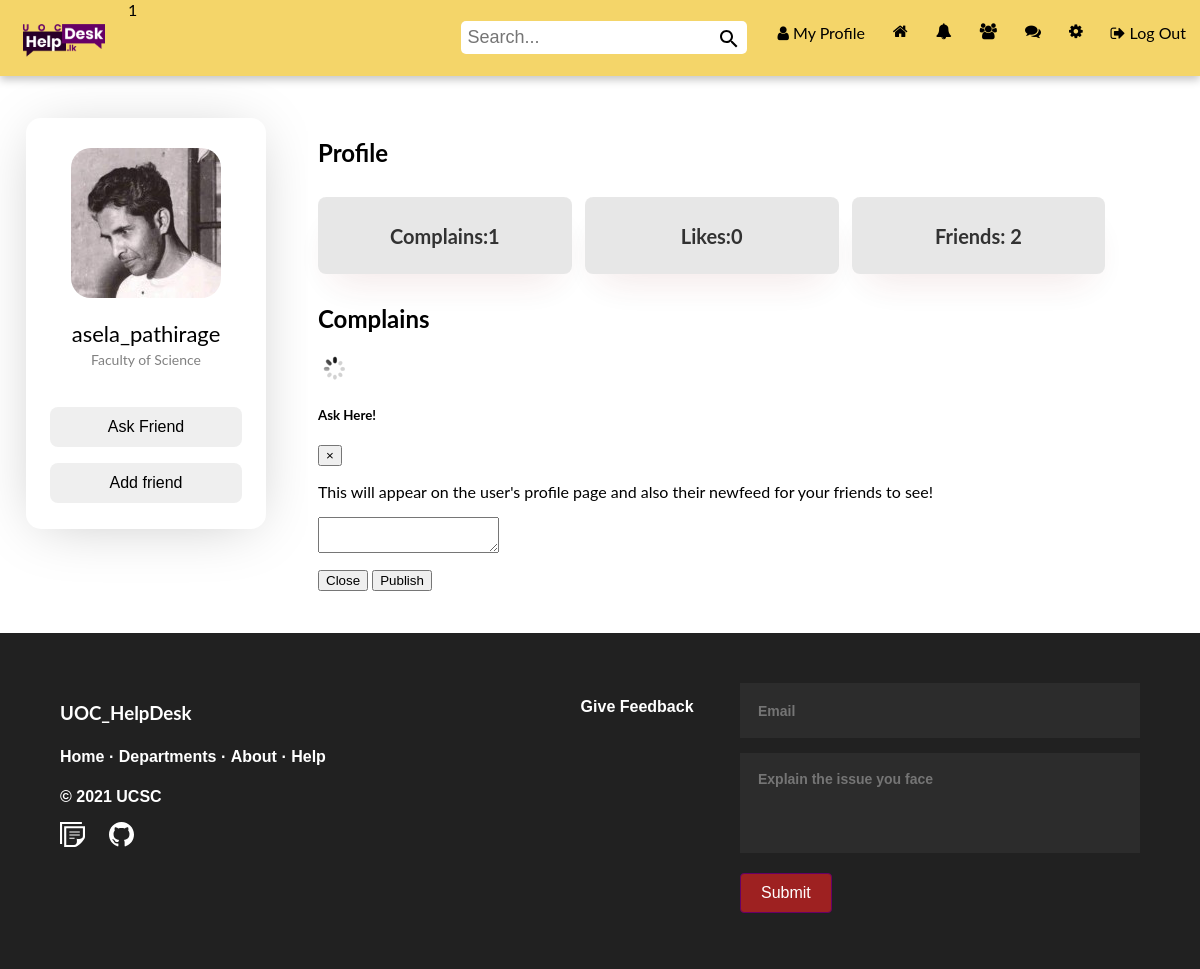
/app/views/asela_pathirage (signed in), run on the app's committed database.
### tables this page shows
CREATE TABLE IF NOT EXISTS `user` (
  `id` int(11) NOT NULL AUTO_INCREMENT,
  `name` varchar(255) NOT NULL,
  `email` varchar(255) NOT NULL,
  `password` varchar(255) NOT NULL,
  `created_by` datetime NOT NULL DEFAULT CURRENT_TIMESTAMP,
  `profile_pic` varchar(255) DEFAULT NULL,
  `num_posts` int(11) DEFAULT NULL,
  `num_likes` int(255) DEFAULT NULL,
  `user_closed` varchar(3) DEFAULT NULL,
  `friend_array` text,
  `user_roll` varchar(10) NOT NULL DEFAULT 'user',
  `teleNumber` int(10) DEFAULT NULL,
  `address` varchar(500) NOT NULL,
  PRIMARY KEY (`id`)
);

### app/controllers/Notification.php (called while the page is built, shortened)
<?php
class Notification{
    private $con;
    private $user_obj;
    public function __construct($con,$user)
    {
        $this->con = $con;
        $this->user_obj = new User($con,$user);
    }
    public function getUnreadNumber() {
		$userLoggedIn = $this->user_obj->getUsername();
		$query = mysqli_query($this->con, "SELECT * FROM notifications WHERE viewed='no' AND user_to='$userLoggedIn'");
		return mysqli_num_rows($query);
	}
}
?>

### app/controllers/User.php (called while the page is built, shortened)
<?php
class User{
    private $con;
    private $user;
    public function __construct($con,$user)
    {
        $this->con = $con;
        $user_details_query = mysqli_query($con,"SELECT * FROM user WHERE name='$user'");
        $this->user = mysqli_fetch_array($user_details_query);
    }
    public function getUserName(){
        return $this->user['name'];
    }
    public function isClosed() {
		$username = $this->user['name'];
		$query = mysqli_query($this->con, "SELECT user_closed FROM user WHERE name='$username'");
		$row = mysqli_fetch_array($query);
		if($row['user_closed'] == 'yes')
			return true;
		else
			return false;
	}
    public function isFriend($username_to_check){
             $nameComma = "," . $username_to_check . ",";
             if((strstr($this->user['friend_array'],$nameComma) || $username_to_check == $this->user['name'])){
                 return true;
         }
             else{
                 return false;
             }
    }
    public function didReceiveRequest($user_from){
        $user_to = $this->user['name'];
        $check_request_query = mysqli_query($this->con,"SELECT * FROM friend_requests WHERE user_to ='$user_to' AND user_from='$user_from'");
        if(mysqli_num_rows($check_request_query) > 0){
            return true;
        }
        else{
            return false;
        }
    }
    public function didSendRequest($user_to){
        $user_from = $this->user['name'];
        $check_request_query = mysqli_query($this->con,"SELECT * FROM friend_requests WHERE user_to ='$user_to' AND user_from='$user_from'");
        if(mysqli_num_rows($check_request_query) > 0){
            return true;
        }
        else{
            return false;
        }
    }
}
?>

### app/controllers/Message.php (called while the page is built, shortened)
<?php
class Message{
    public function __construct($con,$user)
    {
        $this->user_obj = new User($con,$user);
    }
}
?>

### app/views/profile.php (the view, shortened to what this page needs)
<?php
require '../helpers/headerIn.php';
require '../views/complain.php';
if(isset($_GET['profile_name'])){
    $username = $_GET['profile_name'];
    $user_details_query = mysqli_query($con,"SELECT * FROM user WHERE name='$username'");
    $user_array = mysqli_fetch_array($user_details_query);
    $num_friends = (substr_count($user_array['friend_array'],",")) - 1;
}
?>
<div class="container">
    <div class="column-1 box">
      <?php
        $logged_in_user_obj = new User($con,$userLoggedIn);
        if($userLoggedIn != $username)
        {
              include('../views/friendCard.php');
        }
        else{
              include('../views/pplCard.php');
        }
      ?>
    </div>
    <div class="column-2 box" style="width:90%">
        <h2>Profile</h2>
        <ul class="cards">
				<li class="cards_item">
						<div class="dashCard-topics">
								<h4 class="profileCard_title"><?php echo "Complains:" .  $user_array['num_posts'];?></h4>
						</div>
				</li>
                <li class="cards_item">
                    <div class="dashCard-topics">
                            <h4 class="profileCard_title"><?php echo "Likes:" .  $user_array['num_likes'];?></h4>
                    </div>
				</li>
                <li class="cards_item">
                    <div class="dashCard-topics">
                            <h4 class="profileCard_title"><?php echo "Friends: " . $num_friends;?></h4>
                    </div>
				</li>
        </ul>
        <h2>Complains</h2>
        <div>
        <img id="loading" src="../../public/img/loading.gif">
<div class="modal fade" id="post_form" tabindex="-1" role="dialog" aria-labelledby="postModalLabel" aria-hidden="true">
  <div class="modal-dialog" role="document">
    <div class="modal-content">
      <div class="modal-header">
        <h5 class="modal-title" id="exampleModalLabel">Ask Here!</h5>
        <button type="button" class="close" data-dismiss="modal" aria-label="Close">
          <span aria-hidden="true">&times;</span>
        </button>
      </div>
      <div class="modal-body">
        <p>This will appear on the user's profile page and also their newfeed for your friends to see!</p>
            <form class="profile_post" action="" method="POST">
                <div class="form-group">
                    <textarea class="form-control" name="post_body"></textarea>
                </div>
            </form>
    </div>
      <div class="modal-footer">
        <button type="button" class="btn btn-secondary" data-dismiss="modal">Close</button>
        <button type="button" class="btn btn-primary" name="post_button" id="submit_profile_post">Publish</button>
      </div>
    </div>
  </div>
</div>
</div>
    </div>
</div>
<?php require '../helpers/footer.php';?>

### app/views/friendCard.php (shortened to what this page needs)
<div class="card">
		        <img src="<?php echo $user_array['profile_pic'];?>" style="border-radius:20px; margin-top:10px">
	<p class="pplTitle"><?php echo $username; ?></p>
	<p class="pplFac">Faculty of Science</p>
    <br>
    <p><button class="pplButton" onclick="askFriend()">Ask Friend</button></p>
    <form action="<?php echo $username; ?>" method="POST">
          <?php  $profile_user_obj = new User($con, $username);
            $logged_in_user_obj = new User($con,$userLoggedIn);
            if($userLoggedIn != $username){
                if($logged_in_user_obj->isFriend($username)){
                    echo '<p><input type="submit" name="remove_friend" class="pplButton" style="background-color:red; color:white" value="Remove Friend"></p>';
                }
                else if ($logged_in_user_obj->didReceiveRequest($username)){
                    echo ' <p><input type="submit" name="respond_request" class="pplButton" value="Respond to Request" ></p>';
                }
                else if ($logged_in_user_obj->didSendRequest($username)){
                    echo ' <p><input type="submit" name="" class="pplButton" value="Request Sent"></p>';
                }
                else{
                    echo ' <p><input type="submit" name="add_friend" class="pplButton" value="Add friend"></p>';
                }
            }
          ?>
    </form>
</div>

### public/css/style.css (style rules this page uses)
html, body { height: 100%; margin: 0px; top:0; }
.container { display: flex; width: 100%; }
.column-1 { flex-shrink: 0; flex-basis: 20%; }
.box { background-color: white; padding: 10px; border-radius: 12px; margin: 2rem 1rem 2rem 1rem; }
.card { box-shadow: 0 5px 60px -14px rgba(0, 0, 0, 0.25); width: auto; margin: auto; text-align: center; border-radius: 15px; padding-top:20px; padding-bottom: 10px; }
.pplTitle { color: black; font-size: 22px; margin-bottom: 2px; }
.pplFac { color: grey; font-size: 14px; margin-top: 4px; margin-bottom: 4px; }
.pplButton { width: 80%; height: 40px; font-size: 16px; border: none; border-radius: 8px; }
.cards { display: flex; flex-wrap: wrap; list-style: none; margin: 0; padding: 0; }
.cards_item { display: flex; padding: 10px 10px 10px 0px; width: 30%; cursor: pointer; border-radius: 5px; }
.dashCard-topics { background-color: #e2e2e2; color: rgb(0, 0, 0); box-shadow: 0 20px 40px -14px rgba(134, 15, 15, 0.13); display: flex; flex-direction: column; overflow: hidden; border-radius: 8px; float: 1; border: none; margin-right: 3px; width: 100%; opacity: 0.8; }
.profileCard_title { color: black; font-size: 20px; text-transform: capitalize; padding-left: 10px; padding-right: 10px; text-align: center; }

### app/helpers/headerIn.php (style rules this page uses)
body,h1,h2,h3,h4,h5,h6 { font-family: "Lato", sans-serif }
.w3-bar,h1,button { font-family: "Montserrat", sans-serif }

### data on the page
user: profile_pic (picture), num_posts "1", num_likes "0", friend_array "2"

### other printed values
$num_notifications "1"
$username "asela_pathirage"
